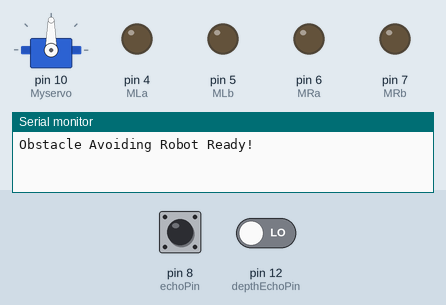
A sketch run on a simulated Arduino Uno, built with avr-gcc and run on an emulated ATmega328P. Shown: servo, output pins drawn as LEDs (lit = HIGH), the last lines printed to the serial monitor. The test bench sets the inputs (shaded band); at power-on: pin 8 (echoPin) LOW, pin 12 (depthEchoPin) LOW. Pins used as bus, display or sensor lines are not drawn.

Above: at 1.2 s.
1.3 s: pin 8 (echoPin) pulsed HIGH 5 times (0.12 s each, 0.3 s apart)
At 4.5 s:
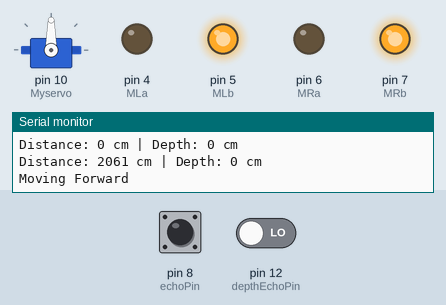
Timing chart, 0 to 6.0 s (numbered marks = the images above; inputs shaded):
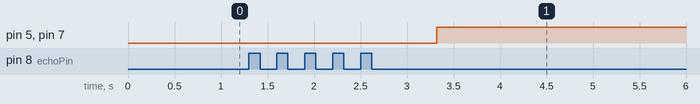

The sketch:

obstacle_avoiding_robot.ino
```cpp
#include <Servo.h>

Servo Myservo;

// Ultrasonic Sensor (Front) Pins
#define trigPin 9
#define echoPin 8

// Ultrasonic Sensor (Depth/Cliff Detection) Pins
#define depthTrigPin 11
#define depthEchoPin 12

// Motor Driver Pins
#define MLa 4  // Left Motor A
#define MLb 5  // Left Motor B
#define MRa 6  // Right Motor A
#define MRb 7  // Right Motor B

long duration, distance, depth;

void setup() {
  Serial.begin(9600);

  // Motor pins
  pinMode(MLa, OUTPUT);
  pinMode(MLb, OUTPUT);
  pinMode(MRa, OUTPUT);
  pinMode(MRb, OUTPUT);

  // Ultrasonic sensor (front)
  pinMode(trigPin, OUTPUT);
  pinMode(echoPin, INPUT);

  // Ultrasonic sensor (depth)
  pinMode(depthTrigPin, OUTPUT);
  pinMode(depthEchoPin, INPUT);

  // Attach servo to pin 10
  Myservo.attach(10);

  Serial.println("Obstacle Avoiding Robot Ready!");
}

void loop() {
  // --- Front Distance Measurement ---
  digitalWrite(trigPin, LOW);
  delayMicroseconds(2);
  digitalWrite(trigPin, HIGH);
  delayMicroseconds(10);
  duration = pulseIn(echoPin, HIGH);
  distance = duration / 58.2;

  // --- Depth Measurement ---
  digitalWrite(depthTrigPin, LOW);
  delayMicroseconds(2);
  digitalWrite(depthTrigPin, HIGH);
  delayMicroseconds(10);
  duration = pulseIn(depthEchoPin, HIGH);
  depth = duration / 58.2;

  // Print sensor values
  Serial.print("Distance: ");
  Serial.print(distance);
  Serial.print(" cm | Depth: ");
  Serial.print(depth);
  Serial.println(" cm");

  // --- Obstacle-Free Path ---
  if (distance > 15 && depth < 10) {
    Myservo.write(90);  // Face forward
    moveForward();
  }
  // --- Obstacle Detected ---
  else if (distance < 10 && distance > 0) {
    stopMotors();
    delay(100);

    // Scan with servo
    Myservo.write(0);   // Look left
    delay(500);
    Myservo.write(180); // Look right
    delay(500);
    Myservo.write(90);  // Return to center
    delay(500);

    // Move backward briefly
    moveBackward();
    delay(500);
    stopMotors();
    delay(100);

    // Turn left
    turnLeft();
    delay(500);
    stopMotors();
  }

  delay(100); // Small delay to stabilize loop
}

// --- Movement Functions ---

void moveForward() {
  digitalWrite(MRa, LOW);
  digitalWrite(MRb, HIGH);
  digitalWrite(MLa, LOW);
  digitalWrite(MLb, HIGH);
  Serial.println("Moving Forward");
}

void moveBackward() {
  digitalWrite(MRa, HIGH);
  digitalWrite(MRb, LOW);
  digitalWrite(MLa, HIGH);
  digitalWrite(MLb, LOW);
  Serial.println("Reversing");
}

void turnLeft() {
  digitalWrite(MRa, LOW);
  digitalWrite(MRb, HIGH);
  digitalWrite(MLa, LOW);
  digitalWrite(MLb, LOW);
  Serial.println("Turning Left");
}

void stopMotors() {
  digitalWrite(MRa, LOW);
  digitalWrite(MRb, LOW);
  digitalWrite(MLa, LOW);
  digitalWrite(MLb, LOW);
  Serial.println("Stopped");
}
```

Measured:
- after the input at 1.3 s, pin 5 (MLb), pin 7 (MRb): LOW → HIGH after 2.0 s
